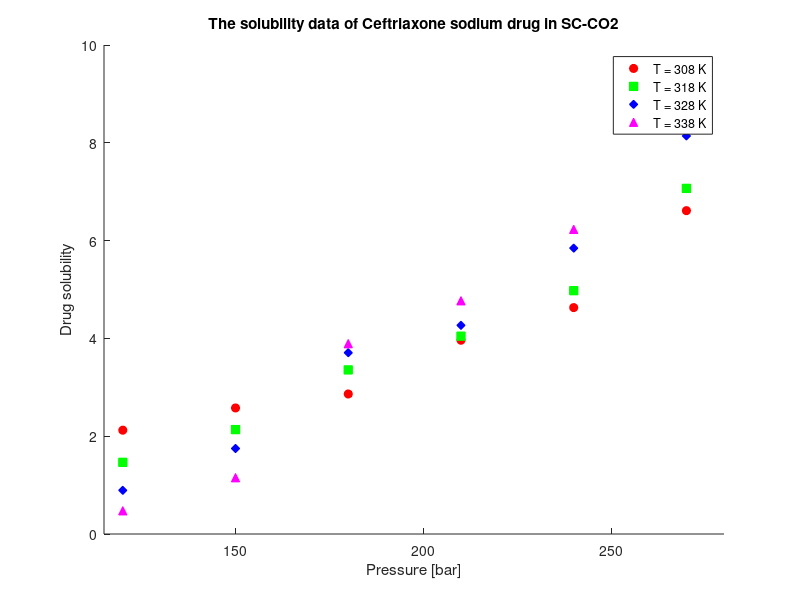

This figure's MATLAB source: (Note: this script raises an error after producing the figure.)
T_c = 253;
Mw_drug = 598.5;
Mw_CO2 = 44.01;

P = [120 150 180 210 240 270];                      % Pressure [bar]

rho_CO2 =   [769 817 849 875 896 914;
            661 744 791 824 851 872;
            509 656 725 769 802 829;
            388 557 652 710 751 783];               % Density [kg/m3]

y_1 =   [2.03 2.32 2.48 3.33 3.80 5.32;
        1.63 2.11 3.12 3.61 4.30 5.96;
        1.29 1.96 3.76 4.08 5.36 7.22;
        0.90 1.52 4.39 4.94 6.10 8.01]/10^6;        % mole fraction

y_b =   [2.03 2.32 2.48 3.33 3.80 5.32;
        1.63 2.11 3.12 3.61 4.30 5.96;
        1.29 1.96 3.76 4.08 5.36 7.22;
        0.90 1.52 4.39 4.94 6.10 8.01];        % mole fraction

S = zeros(4,6);
for j=1:4
    for i=1:6
        S(j,i) = (rho_CO2(j,i) * y_1(j,i) * Mw_drug)/(Mw_CO2 * (1 - y_1(j,i)));
    end
end
S = S*100
% C_drug = [0.021 0.026 0.029 0.039 0.046 0.066];     % solubility or concentration [g/L]

figure(1);
hold on;
scatter(P, S(1,:), 'r', 'o', 'MarkerFaceColor', 'r');  
scatter(P, S(2,:), 'g', 's', 'MarkerFaceColor', 'g');  
scatter(P, S(3,:), 'b', 'd', 'MarkerFaceColor', 'b');  
scatter(P, S(4,:), 'm', '^', 'MarkerFaceColor', 'm');  

xlabel('Pressure [bar]');
ylabel('Drug solubility');
title('The solubility data of Ceftriaxone sodium drug in SC-CO2');

legend('T = 308 K', 'T = 318 K', 'T = 328 K', 'T = 338 K');
xlim([115 280]);
ytickformat('%.2f');

figure(2);
hold on;
scatter(P, y_b(1,:), 'r', 'o', 'MarkerFaceColor', 'r');  
scatter(P, y_b(2,:), 'g', 's', 'MarkerFaceColor', 'g');  
scatter(P, y_b(3,:), 'b', 'd', 'MarkerFaceColor', 'b');  
scatter(P, y_b(4,:), 'm', '^', 'MarkerFaceColor', 'm');  

xlabel('Pressure [bar]');
ylabel('Drug solubility');
title('The solubility data of Ceftriaxone sodium drug in SC-CO2');

legend('T = 308 K', 'T = 318 K', 'T = 328 K', 'T = 338 K');
xlim([115 280]);
